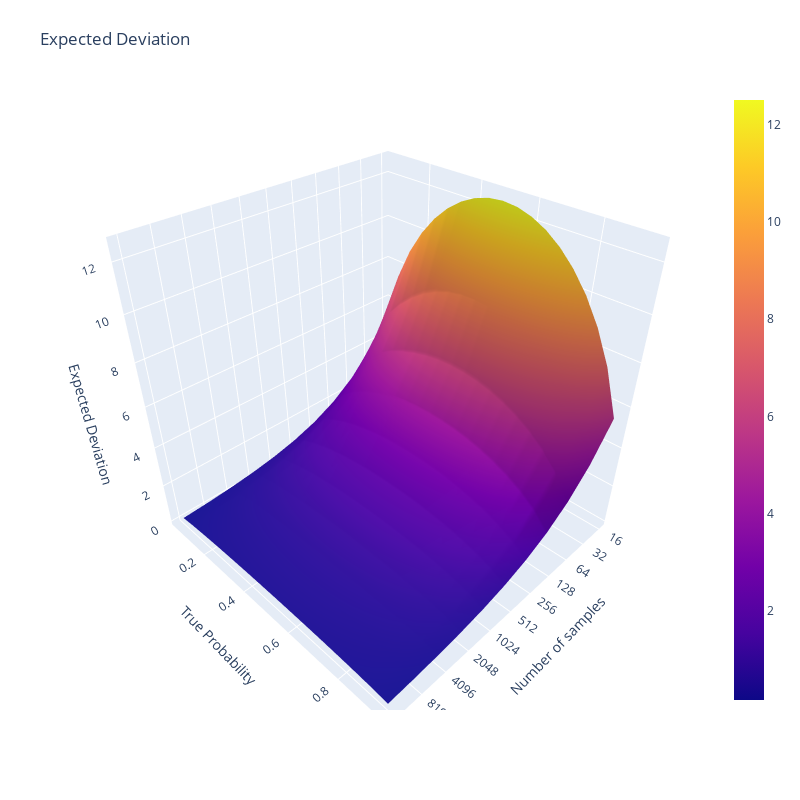

Notebook code cell kept with this figure:
### Code cell
import plotly.graph_objects as go

fig = go.Figure(
    data=[
        go.Surface(
            z=deviation_perc,
            x=n_mesh,
            y=p_mesh
        )
    ]
)

fig.update_layout(
    title='Expected Deviation', 
    # autosize=False,
    width=800,
    height=800,
    margin=dict(l=65, r=50, b=90, t=90),
    scene=dict(
        xaxis=dict(dtick=np.log10(2),type='log'),
        xaxis_title="Number of samples",
        yaxis_title="True Probability",
        zaxis_title="Expected Deviation"
    )
)

### Figure 1 — Plotly figure (JSON) as saved in the notebook; plotly's stock layout.template omitted (floating-point values rounded to 4 significant figures; data arrays with more than 128 entries replaced by an {"elided": "..."} marker saying what was removed)
{"data": [{"type": "surface", "x": {"elided": "19x11 int values"}, "y": {"elided": "19x11 float values"}, "z": {"elided": "19x11 float values"}}], "layout": {"height": 800, "margin": {"b": 90, "l": 65, "r": 50, "t": 90}, "scene": {"xaxis": {"dtick": 0.301, "title": {"text": "Number of samples"}, "type": "log"}, "yaxis": {"title": {"text": "True Probability"}}, "zaxis": {"title": {"text": "Expected Deviation"}}}, "title": {"text": "Expected Deviation"}, "width": 800}}
